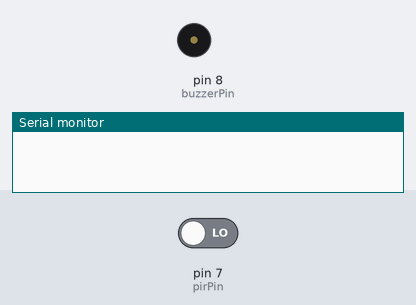
Simulated run of this sketch. Board: Arduino Uno, built with avr-gcc and run on an emulated ATmega328P. Parts: buzzer (waves = sounding, pin HIGH), the last lines printed to the serial monitor. Inputs (shaded band) come from the test bench; at power-on: pin 7 (pirPin) LOW.

Above: at 1.2 s.
1.3 s: pin 7 (pirPin) driven HIGH
At 2.1 s:
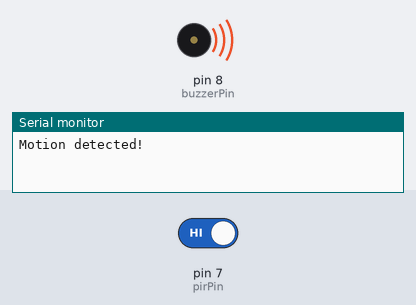
2.8 s: pin 7 (pirPin) driven LOW
At 3.2 s:
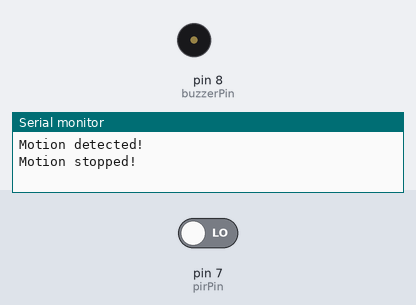
Timing chart, 0 to 5.8 s (numbered marks = the images above; inputs shaded):
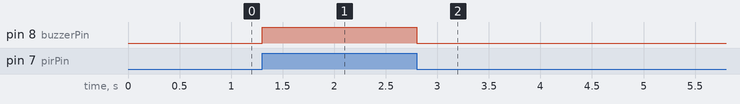

The sketch:

PIR.ino
```cpp
int pirPin = 7;    // PIR motion sensor pin
int buzzerPin = 8; // Buzzer pin
int pirState = LOW; // Variable to store PIR sensor state
int val = 0;       // Variable to store the PIR sensor output value

void setup() {
  pinMode(pirPin, INPUT); // Set PIR pin as input
  pinMode(buzzerPin, OUTPUT); // Set buzzer pin as output
  Serial.begin(9600); // Initialize serial communication
}

void loop() {
  val = digitalRead(pirPin); // Read the PIR sensor value

  if (val == HIGH) { // If motion is detected
    digitalWrite(buzzerPin, HIGH); // Turn on the buzzer
    if (pirState == LOW) {
      // We have just turned on
      Serial.println("Motion detected!");
      pirState = HIGH;
    }
  } else {
    digitalWrite(buzzerPin, LOW); // Turn off the buzzer
    if (pirState == HIGH) {
      // We have just turned off
      Serial.println("Motion stopped!");
      pirState = LOW;
    }
  }

  delay(100); // Delay for a short while to avoid bouncing
}
```

Measured:
- after the input at 1.3 s, pin 8 (buzzerPin): LOW → HIGH at once
- after the input at 2.8 s, pin 8 (buzzerPin): HIGH → LOW at once
